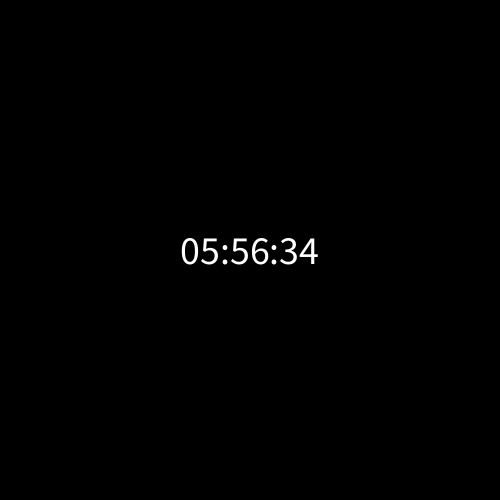
Frame 1 (no input)
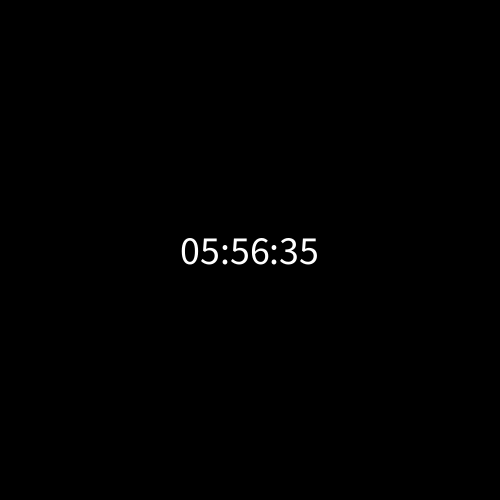
Frame 60 (the mouse pressed at the canvas centre just before this capture)
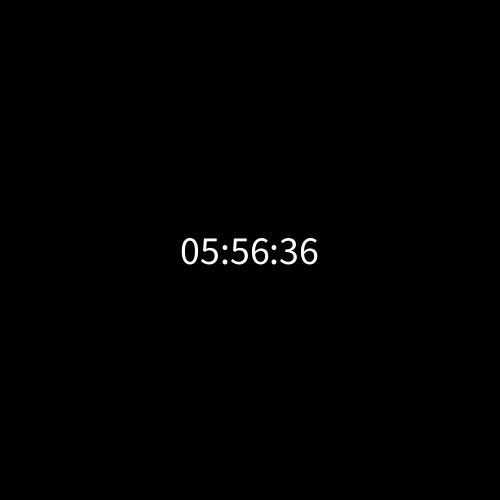
Frame 120 (the mouse held since frame 60 and released just before this capture)

The Processing sketch that drew these frames (run headless with seeded random() and noise(); from frame 60 on, the mouse is pressed at the canvas centre):

// Processing sketch: sketch_18_febrero_tiempo
// ── sketch_18_febrero_tiempo.pde
int h;
int m;
int s;

String timeString;

void setup() {
  size(500,500);
  textAlign(CENTER, CENTER);
  textSize(40);
}

void draw() {
  h = hour ();
  m = minute();
  s = second ();
  
  timeString = nf(h, 2) + ":"  + nf(m,2) + ":" + nf(s, 2);
  
  background(0);
  text(timeString, width /2, height/2);
}
